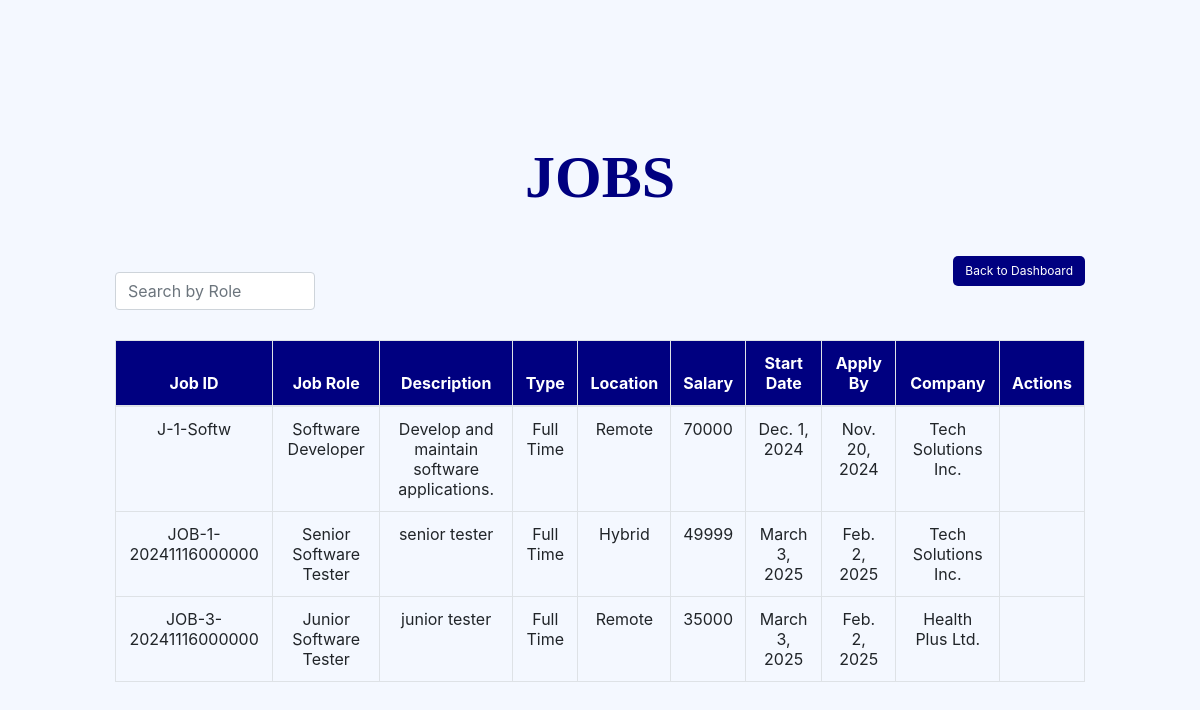
Before: /view_jobs/ (signed in) with the older database file.
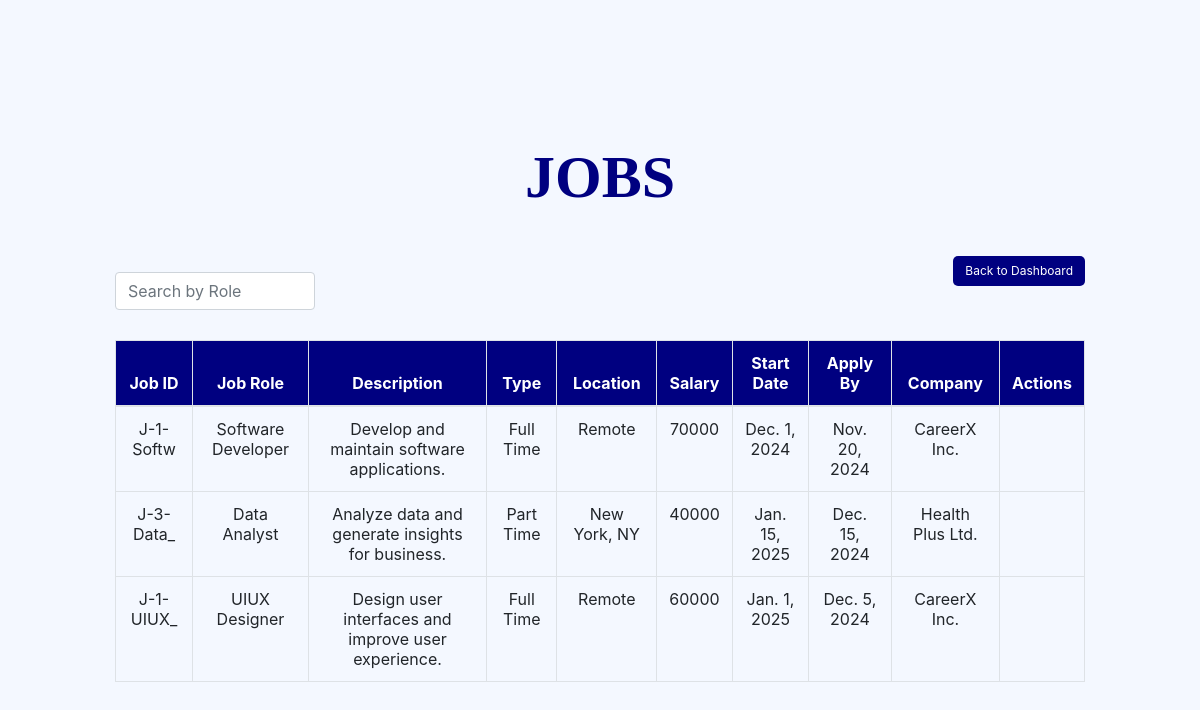
After: the same page with the newer database file.
### home/models.py (models this page shows, shortened)
class Job(models.Model):
    job_id = models.CharField(max_length=25, primary_key=True)
    job_role = models.CharField(max_length=50, default="Job Role Not Specified")
    description = models.TextField(default="Description not provided")
    job_type = models.CharField(
        max_length=20,
        choices=[('part_time', 'Part Time'), ('full_time', 'Full Time')],
        default='full_time',
    )
    location = models.CharField(
        max_length=20,
        choices=[('remote', 'Remote'), ('in_office', 'In Office'), ('hybrid', 'Hybrid')],
        default='remote',
    )
    salary = models.PositiveIntegerField(default=0)
    start_date = models.DateField(default=date(2024, 1, 1))
    last_date_to_apply = models.DateField(default=date(2024, 12, 31))
    posted_date = models.DateTimeField(auto_now_add=True)
    company = models.ForeignKey(
        Company, on_delete=models.CASCADE, related_name="jobs", null=True, blank=True
    )
    created_by = models.ForeignKey(
        Admin, on_delete=models.SET_NULL, null=True, blank=True, related_name="created_jobs"
    )

class Company(models.Model):
    company_id = models.IntegerField(primary_key=True)
    company_name = models.CharField(max_length=255)
    email = models.EmailField(unique=True)
    contact_number = models.BigIntegerField()
    street_number = models.CharField(max_length=255)
    city = models.CharField(max_length=255)
    state = models.CharField(max_length=255)
    country = models.CharField(max_length=255)
    pincode = models.CharField(max_length=10)
    password = models.CharField(max_length=100)

### home/views.py (the view)
# urls.py: path('view_jobs/', views.view_jobs, name='view_jobs'),
@login_required
def view_jobs(request):
    student = None
    company_user = None
    user_email = request.session.get('user_email')
    if request.session.get('user_type') == 'student':
        student = Student.objects.filter(email=user_email).first()
    elif request.session.get('user_type') == 'company':
        company_user = Company.objects.filter(email=user_email).first()
    today = date.today()
    jobs = Job.objects.prefetch_related('job_applications__student').annotate(
        student_applied=Exists(
            JobApplications.objects.filter(job=OuterRef('pk'), student=student)
        ),
        is_owner=Case(
            When(company=company_user, then=Value(True)),
            default=Value(False),
            output_field=BooleanField()
        ),
        is_expired=Case(
            When(last_date_to_apply__lt=today, then=Value(True)),
            default=Value(False),
            output_field=BooleanField()
        )
    )
    return render(request, 'view_jobs.html', {
        'jobs': jobs,
        'can_manage_jobs': request.session.get('user_type') == 'company',
        'is_student': request.session.get('user_type') == 'student',
        'user_type': request.session.get('user_type'),
        'user_email': user_email  # Pass the user's email to the template
    })

### home/templates/view_jobs.html (shortened to what this page needs)
{% load static %}
<html>
<head>
    <link rel="stylesheet" href="https://stackpath.bootstrapcdn.com/bootstrap/4.3.1/css/bootstrap.min.css">
</head>
<body>
    <section class="vh-100">
        <div class="container-fluid">
            <div class="row d-flex justify-content-center align-items-center h-100">
                <div class="col-md-12 col-lg-10 col-xl-10">
                    <div class="header">
                        <h><b>JOBS<b><h>
                    </div>
                    <div class="d-flex justify-content-between align-items-center">
                        <div class="search-container">
                            <input type="text" id="roleSearchBar" class="form-control search-bar" placeholder="Search by Role" onkeyup="filterByRole()">
                        </div>
                        <div class="button-container">
                            <a href="{% url 'dashboard' %}">
                                <button class="btn btn-secondary btn-custom">Back to Dashboard</button>
                            </a>
                        </div>
                    </div>
                    <div class="table-container">
                        <table class="table table-bordered">
                            <thead>
                                <tr>
                                    <th>Job ID</th>
                                    <th>Job Role</th>
                                    <th>Description</th>
                                    <th>Type</th>
                                    <th>Location</th>
                                    <th>Salary</th>
                                    <th>Start Date</th>
                                    <th>Apply By</th>
                                    <th>Company</th>
                                    <th>Actions</th>
                                </tr>
                            </thead>
                            <tbody id="job-table-body">
                                {% for job in jobs %}
                                <tr>
                                    <td>{{ job.job_id }}</td>
                                    <td>{{ job.job_role }}</td>
                                    <td>{{ job.description }}</td>
                                    <td>{{ job.get_job_type_display }}</td>
                                    <td>{{ job.get_location_display }}</td>
                                    <td>{{ job.salary }}</td>
                                    <td>{{ job.start_date }}</td>
                                    <td>{{ job.last_date_to_apply }}</td>
                                    <td>
                                        {% if job.company %}
                                            {{ job.company.company_name }}
                                        {% else %}
                                            Unknown
                                        {% endif %}
                                    </td>
                                    <td class="actions-container">
                                    </td>
                                </tr>
                                {% empty %}
                                <tr>
                                    <td colspan="10">No jobs available.</td>
                                </tr>
                                {% endfor %}
                            </tbody>
                        </table>
                    </div>
                </div>
            </div>
        </div>
    </section>
</body>
</html>

Changed rows visible on the page:
removed Job: job_id "JOB-1-20241116000000", job_role "Senior Software Tester", description "senior tester", job_type "Full Time", location "Hybrid", salary "49999", start_date "March 3, 2025", last_date_to_apply "Feb. 2, 2025", company.company_name "Tech Solutions Inc."
removed Job: job_id "JOB-3-20241116000000", job_role "Junior Software Tester", description "junior tester", job_type "Full Time", location "Remote", salary "35000", start_date "March 3, 2025", last_date_to_apply "Feb. 2, 2025", company.company_name "Health Plus Ltd."
changed Job "J-1-Softw": company.company_name "Tech Solutions Inc." → "CareerX Inc."
added Job: job_id "J-3-Data_", job_role "Data Analyst", description "Analyze data and generate insights for business.", job_type "Part Time", location "New York, NY", salary "40000", start_date "Jan. 15, 2025", last_date_to_apply "Dec. 15, 2024", company.company_name "Health Plus Ltd."
added Job: job_id "J-1-UIUX_", job_role "UIUX Designer", description "Design user interfaces and improve user experience.", job_type "Full Time", location "Remote", salary "60000", start_date "Jan. 1, 2025", last_date_to_apply "Dec. 5, 2024", company.company_name "CareerX Inc."
